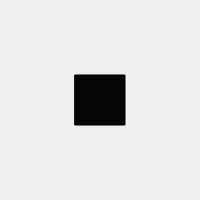
Frame 1 (no input)
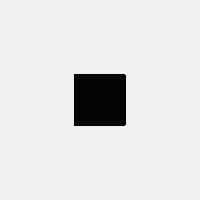
Frame 60 (no input)
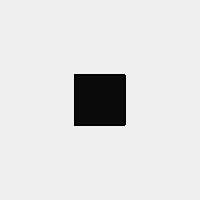
Frame 120 (the mouse pressed at the canvas centre since frame 60)

The p5.js sketch that drew these frames (run headless with seeded random() and noise() and a simulated clock; from frame 60 on, the mouse is pressed at the canvas centre):

// p5.js sketch
// ── sketch.js
// http://www.ac-grenoble.fr/disciplines/informatiquelycee/p5_base_a7.html
// change la couleur quand on bouge la souris


var val;

function setup()
{
  createCanvas(200,200);
  background(240);
  val=0;
}


function draw() 
{
  fill(val);
  rect(75, 75, 50, 50);
}


function mouseMoved()
{
  val = val + 5;
  if (val > 255) {
    val = 0;
  }
}
